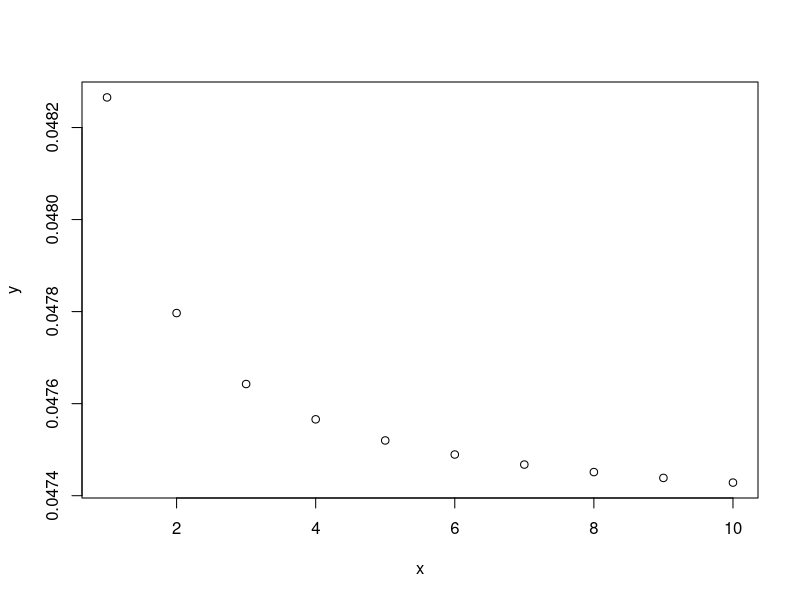
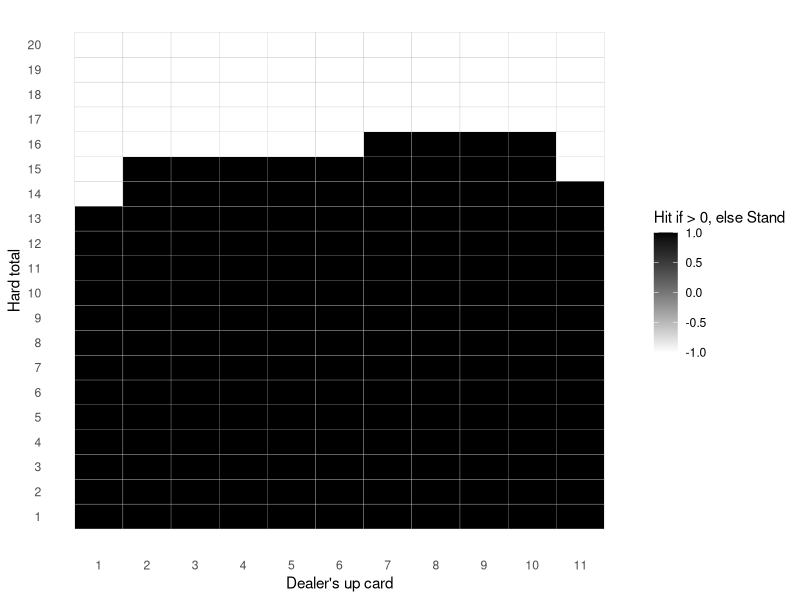

Source code (R) for these figures, in order:
## ---- chunk 1
knitr::opts_chunk$set(echo = TRUE)
## ---- chunk 2
x = 1:10
y = (choose(4*x, 1) * choose(16*x, 1)) / choose(52*x, 2)

plot(x, y)
## ---- chunk 3
# Current face up card of the dealer. Additionally, we assume the dealer has already checked for blackjack on the hole card
dealer_up_card = 10

# The expected sum of the dealer's cards for which to calculate the probability
target_dealer_value = 19

# Total number of decks in the game
# Assumption: The current face up cards (both dealer's and players') currently do neither affect the available cards, nor the probability for each card, that we assume as stated before, 16/52 for each ten-valued card, 4/52 for each non-ten-valued card
num_decks = 1

# If true, the dealer stands if it has a soft 17
soft_stands = FALSE
## ---- chunk 4
# This function computes all possible ordered card extractions that give the expected value
# Note that cards are ordered by their value, so here we're missing possible permutations
# Additionally, no constraints are checked, like available cards, blackjack, dealer stand
find_combinations <- function(values, target) {
  find_recursive <- function(subset, remaining_values, target) {
    # If we reached the target, end the branch here
    if (sum(subset) == target) {
      return(list(subset))
    }
    # If we're above the target, the entire branch is not valid
    if (sum(subset) > target) {
      return(list())
    }
    
    solutions = list()
    
    # Loop for each remaining value
    for (i in seq_along(remaining_values)) {
      new_subset = c(subset, remaining_values[i])
      # Try a branch with this value
      solutions = c(solutions, find_recursive(new_subset, remaining_values[i:length(remaining_values)], target))
    }
    
    return(solutions)
  }
  
  return(find_recursive(c(), values, target))
}

# Helper function that, given some extraction paths (branches) and the amount of each card, returns only the paths that do not exceed the available amount for each card 
remove_paths_exceeding_cards <- function(paths, available_cards) {
  return(Filter(function(path) {
      used_cards = c(rep(0, length(available_cards)))
      
      for(i in path){
          # Ace and 1 are the same card
          index = ifelse(i == 11, 1, i)
          
          used_cards[[index]] = used_cards[[index]] + 1
          
          # If the current card has been used more than the max number of times it is available, then the path is not valid
          if(used_cards[[index]] > available_cards[[index]]){
            return(FALSE)
          }
      }
      
      return(TRUE)
    }, paths))
}
## ---- chunk 5
# First, calculate all possible combinations that give a certain target
possible_cards = 1:11
paths = find_combinations(possible_cards, target_dealer_value - dealer_up_card)


# Then, depending on the number of decks, filter out combinations that exceed the maximum number of each card

# For each deck, we have 4 cards from 1 to 9, and 16 ten-valued cards. Ace counts as value one
available_cards = c(rep(4, 9), 16)* num_decks

valid_paths = remove_paths_exceeding_cards(paths, available_cards)
## ---- chunk 6
# Given a path, returns the corresponding probability for it to occur
calculate_path_probability <- function(path){
  prob = 1
  for(card in path){
    # We said that for any 10-valued card we have a 16/52 probability
    if(card == 10){
      prob = prob * (16/52)
    }
    # And a 4/52 probability for any non-10-valued card
    else{
      prob = prob * (4 / 52)
    }
  }
    
  return(prob)
}

# Given a path, returns the total numbers of its anagrams (without repetition)
count_path_anagrams <- function(path){
  element_occurrences = as.vector(table(path))
  
  return(factorial(length(path)) / prod(factorial(element_occurrences)))
}
## ---- chunk 7
if (!require(combinat)) {
  install.packages("combinat")
}
library(combinat)

# Given some paths, returns a list of lists of all permutations
permut_paths <- function(paths){
  return(Map(function(path){
      if(length(path) == 1){
        return(list(path))
      }
      else{
        return(unique(permn(path)))
      }
    }, paths)
  )
}

calc_probability_exact_dealer_score <- function(dealer_up_card, target_dealer_value, num_decks, cache){
  # Note: the dealer always stands on 17, no matter soft 17
  cache_key = paste(dealer_up_card, target_dealer_value, num_decks, sep = "_")
  if(exists(cache_key, envir = cache)){
    return(get(cache_key, envir = cache))
  }
  
  # If the dealer already has an higher value then the up card, he will surely make a higher score
  if(target_dealer_value < dealer_up_card){
    assign(cache_key, 0, envir = cache)
    return(0)
  }
  
  # Instead, if the dealer already has the up card as the target value,
  # the probability is 1 since he just does not need to pick any card
  if(target_dealer_value == dealer_up_card){
    assign(cache_key, 1, envir = cache)
    return(1)
  }
  
  # For target values < 17, we do not need to consider the rule of standing when scoring 17 or above
  if(target_dealer_value < 17){
    # Calculate all possible combinations for the target value
    possible_cards = 1:11
    paths = find_combinations(possible_cards, target_dealer_value - dealer_up_card)
    
    # Then, filter out combinations that exceed the available cards
    available_cards = c(rep(4, 9), 16)* num_decks
    valid_paths = remove_paths_exceeding_cards(paths, available_cards)
    
    not_1_paths = Filter(function(path){
      return(!any(c(1) %in% path))
    }, valid_paths)
    
    one_paths = Filter(function(path){
      return(any(c(1) %in% path) && length(path) < 7) # To make the computation less heavy, we can ignore paths longer that a certain threshold since their probability would be very low
    }, valid_paths)
    
    one_paths_permuts = unlist(permut_paths(one_paths), recursive = FALSE)
    
    total_probability = 0
    
    for(path in not_1_paths){
      path_probability = calculate_path_probability(path)
      
      path_anagrams_count = count_path_anagrams(path)
      
      # We should prevent blackjacks
      path_anagrams_not_blackjack_count = path_anagrams_count
      if(dealer_up_card == 10 && any(path %in% c(1, 11))){
        first_occ <- which(path %in% c(1, 11))[1]
        
        path_anagrams_not_blackjack_count = path_anagrams_not_blackjack_count - count_path_anagrams(path[-first_occ])
      }
      if(any(dealer_up_card %in% c(1, 11)) && any(path %in% 10)){
        first_occ <- which(path %in% c(10))[1]
        
        path_anagrams_not_blackjack_count = path_anagrams_not_blackjack_count - count_path_anagrams(path[-first_occ])
      }
      
      # print(cat("Given up card ", dealer_up_card, " and target ", target_dealer_value, "and path ", toString(path)," anagram counts are ", path_anagrams_not_blackjack_count))
      
      total_probability = total_probability + path_probability * path_anagrams_not_blackjack_count
    }
    
    valid_one_path_permuts = Filter(function(path){
      # We should prevent blackjacks
      if(dealer_up_card == 10 && path[1] %in% c(1, 11)){
        return(FALSE)
      }
      if(any(dealer_up_card %in% c(1, 11)) && path[1] == 10){
        return(FALSE)
      }
      
      total = dealer_up_card
      
      for(card in path){
        if(card == 1 && total + 11 <= 21){
          # TODO: Forse l'asso può valere 1 se sballa con carte successive
          return(FALSE)
        }
        
        total = total + card
      }
      
      return(TRUE)
    }, one_paths_permuts)
    
    for(path in valid_one_path_permuts){
      total_probability = total_probability + calculate_path_probability(path)
    }
    
    print(cat("Given up card ", dealer_up_card, " to reach ", target_dealer_value, " we have the following not-1 paths: "))
    print(not_1_paths)
    print(cat("Instead, given up card ", dealer_up_card, " to reach ", target_dealer_value, " we have the following 1 paths: "))
    print(valid_one_path_permuts)
    
    assign(cache_key, total_probability, envir = cache)
    return(total_probability)
  }
  else{
    # If instead we hit 17 or above, we need to split the computation:
    # The dealer should reach a score lower than 16, and then hit a single card without busting
    safe_scores = Filter(function(score){
      return(score > 0 && score < 17)
    }, target_dealer_value - 1:11)
    total_probability = 0
    
    # print("Safe scores:")
    # print(safe_scores)
    
    for(score in safe_scores){
        card_difference = target_dealer_value - score
        
        # We also need to ignore the blackjack combination
        is_blackjack = (dealer_up_card == 10 && dealer_up_card == score && card_difference == 11) ||
          (dealer_up_card %in% c(1, 11) && dealer_up_card == score && card_difference == 10)
        
        if(!is_blackjack){
          print(cat("For standing at ", target_dealer_value, " we can reach ", score, " and then pick ", card_difference))
          
          card_probability = if(card_difference == 10) {16/52} else {4/52}
          
          # Here we calculate the probability of obtaining a certain score
          intermediate_score_prob = calc_probability_exact_dealer_score(dealer_up_card, score, num_decks, cache)
          # print(cat("The above has probability ", intermediate_score_prob, " * card_probability "))
          
          
          total_probability = total_probability + intermediate_score_prob * card_probability
        }
        
    }
    
    assign(cache_key, total_probability, envir = cache)
    return(total_probability)
  }
}
## ---- chunk 8
# Sum of current cards o the player
player_score = 18
## ---- chunk 9
calc_probability_player_busting <- function(player_score){
  busting_probability = 0

  # Note that if we pick an ace, we only consider it as a 1
  for(i in 1:10){
    if(player_score + i > 21){
      # We busted with a card i-valued
      # We use the infinite deck theorem to calculate the probability of this i-valued card
      if(i == 10){
        busting_probability = busting_probability + 16/52
      }
      else{
        busting_probability = busting_probability + 4/52
      }
    }
  }
  
  return(busting_probability)
}

busting_probability = calc_probability_player_busting(player_score)
## ---- chunk 10
calc_probability_lose_after_standing <- function(player_score, dealer_up_card, num_decks, cache){
  prob = 0
  
  for(i in (player_score + 1):21){
    if(i >= 17){
      prob = prob + calc_probability_exact_dealer_score(dealer_up_card, i, num_decks, cache)
    }
  }
  
  return(prob)
}

prob_lose_after_standing = calc_probability_lose_after_standing(player_score, dealer_up_card, num_decks, new.env())
prob_lose_after_standing
## ---- chunk 11
calc_probability_lose_after_standing2 <- function(player_score, dealer_up_card, num_decks, cache){
  prob = 0
  
  for(card1 in 2:11){
    card1_prob = if(card1 == 10) {16/52} else {4/52}
    
    is_blackjack = FALSE
    
    if(dealer_up_card == 10 && any(card1 %in% c(1, 11))){
      is_blackjack = TRUE
    }
    if(dealer_up_card %in% c(1, 11) && card1 == 10){
      is_blackjack = TRUE
    }
    
    if(!is_blackjack){
      score = dealer_up_card + card1
      if(score >= 17 && score <= 21 && score > player_score){
        prob = prob + card1_prob
      }
      else{
        if(score > 21 && any(card1 %in% c(1, 11)) && (dealer_up_card + 1) >= 17 && (dealer_up_card + 1) <= 21 && (dealer_up_card + 1) > player_score){
          # 11 is now 1
          prob = prob + card1_prob
        }
        for(card2 in 2:11){
          card2_prob = if(card2 == 10) {16/52} else {4/52}
          
          if((score + card2 >= 17) && (score + card2 <= 21) && score + card2 > player_score){
            prob = prob + card1_prob * card2_prob
          }
          else{
            if((score + card2) > 21 && any(card1 %in% c(1, 11)) && (dealer_up_card + 1 + card2) >= 17 && (dealer_up_card + 1 + card2) <= 21 && (dealer_up_card + 1 + card2) > player_score){
              # card 1 is 11, now 1
              prob = prob + card1_prob * card2_prob
            }
            else{
              if((score + card2) > 21 && any(card2 %in% c(1, 11)) && (dealer_up_card + 1 + card1) >= 17 && (dealer_up_card + 1 + card1) <= 21 && (dealer_up_card + 1 + card1) > player_score){
                # card 2 is 11, now 1
              prob = prob + card1_prob * card2_prob
              }
            }
          }
        }
      }
    }
    
    
  }
  
  return(prob)
}
## ---- chunk 12
# Given a flat list of paths, returns a list consisting in the probability for each path to occur
calculate_paths_probability <- function(paths){
  return(Map(function(cards){
    prob = 1
    for(card in cards){
      # We said that for any 10-valued card we have a 16/52 probability
      if(card == 10){
        prob = prob * (16/52)
      }
      # And a 4/52 probability for any non-10-valued card
      else{
        prob = prob * (4 / 52)
      }
    }
    
    return(prob)
  }, paths))
}

# TODO: Rivedi
calc_probability_lose_after_standing3 <- function(player_score, dealer_up_card, num_decks, cache){
  prob = 0
  
  for(i in (player_score + 1):21){
    if(i >= 17){
      cache_key = paste(player_score, dealer_up_card, i, num_decks, sep = "_")
      if(exists(cache_key, envir = cache)){
        return(get(cache_key, envir = cache))
      }
      
      paths = find_combinations(1:11, i - dealer_up_card)
      valid_paths = Filter(function(path){
        return(length(path) <= 3)
      }, paths)
      
      # Now, generate all the possible permutations, filter out invalid ones, and flatten the results
      permutations = permut_paths(valid_paths)
      flattened_permutations = unlist(permutations, recursive = FALSE)
      
      valid_flattened_permutations = Filter(function(path){
        is_blackjack = FALSE
    
        if(dealer_up_card == 10 && any(path[1] %in% c(1, 11))){
          is_blackjack = TRUE
        }
        if(dealer_up_card %in% c(1, 11) && path[1] == 10){
          is_blackjack = TRUE
        }
        
        if(is_blackjack){
          return(FALSE)
        }
        
        total = dealer_up_card
        for(card in path){
          total = total + card
          
          if(total >= 17 && total != i){
            return(FALSE)
          }
        }
        
        ones_occurrences = sum(path %in% c(1))
        
        if(ones_occurrences > 0){
          total = dealer_up_card
          unmatched_ones = 0
          for(card in path){
            if(card == 1){
              unmatched_ones = unmatched_ones + 1
              total = total + 11
            }
            else{
              total = total + card
            }
            
            if(total >= 17 && total <= 21){
              return(FALSE)
            }
            if(total > 21){
              if(unmatched_ones > 0){
                unmatched_ones = unmatched_ones - 1
              }
              else{
                return(FALSE)
              }
            }
          }
        }
        
        return(TRUE)
        
      }, flattened_permutations)
      
      # print(cat("For target ", i))
      # print(valid_flattened_permutations)
      
      # Calculate the probability for each valid permutation, and sum them
      probability_permutations = calculate_paths_probability(valid_flattened_permutations)
      total_probability = sum(unlist(probability_permutations))
      
      assign(cache_key, total_probability, envir = cache)
      prob = prob + total_probability
    }
  }
  
  return(prob)
}
## ---- chunk 13
calc_probability_lose_after_standing4 <- function(player_score, dealer_up_card, num_decks, cache){
  inner = function(current_score, unmatched_ones, depth){
    if(current_score > 21){
      if(unmatched_ones > 0){
        unmatched_ones = unmatched_ones - 1
        current_score = current_score - 10
      }
      else{
        return(0)
      }
    }
    
    if(current_score > max(16, player_score) && current_score <= 21){
      if(unmatched_ones <= 0){
        return(1)
      }
      else{
        return(0)
      }
    }
    
    if(depth <= 0){
      if((current_score > max(16, player_score) && current_score <= 21) && unmatched_ones <= 0){
        return(1)
      }
      else{
        return(0)
      }
    }
    
    prob = 0
    
    for(card in 1:11){
      is_blackjack = FALSE
    
      if(dealer_up_card == 10 && current_score == dealer_up_card && any(card %in% c(1, 11))){
        is_blackjack = TRUE
      }
      if(dealer_up_card %in% c(1, 11) && current_score == dealer_up_card && card == 10){
        is_blackjack = TRUE
      }
      
      if(!is_blackjack){
        card_prob = if(card == 10) {16/52} else {4/52}
        is_one = if(card == 1) 1 else 0
        
        new_score = current_score + card
        
        if(is_one > 0){
          new_score = current_score + 11
        }
        
        inner_prob = inner(new_score, unmatched_ones + is_one, depth - 1)
        
        if(inner_prob > 0){
          # print(cat(depth, "__", card))
        }
          
        prob = prob + card_prob * inner_prob
      }
    }
    
    return(prob)
  }
  
  return(inner(dealer_up_card, 0, 3))
}
  
## ---- chunk 14
calc_probability_tie_after_standing <- function(player_score, dealer_up_card, num_decks, cache){
  if(player_score < 17){
    return(0)
  }
  
  prob = calc_probability_exact_dealer_score(dealer_up_card, player_score, num_decks, cache)
  
  return(prob)
}

prob_tie_after_standing = calc_probability_tie_after_standing(player_score, dealer_up_card, num_decks, new.env())
prob_tie_after_standing
## ---- chunk 15
prob_win_after_standind = 1 - prob_lose_after_standing - prob_tie_after_standing
prob_win_after_standind
## ---- chunk 16
prob_lose_after_hit = calc_probability_player_busting(player_score)
prob_lose_after_hit
## ---- chunk 17
# We can safely ignore a score of 21 for the player
possible_player_scores = 1:20

possible_dealer_face_up_card = 1:11 # 7:11 works on single core

num_decks = 1
soft_stands = FALSE
## ---- chunk 18
cache = new.env()
decision_matrix = sapply(possible_dealer_face_up_card, function(dealer_up_card){
  return(sapply(possible_player_scores, function(player_score){
    prob_lose_after_standing = calc_probability_lose_after_standing4(player_score, dealer_up_card, num_decks, cache)
  
    prob_lose_after_hit = calc_probability_player_busting(player_score)
    
    return(prob_lose_after_standing - prob_lose_after_hit)
  }))
})

decision_matrix
## ---- chunk 19
if (!require(ggplot2)) {
  install.packages("ggplot2")
}
if (!require(reshape2)) {
  install.packages("reshape2")
}
library(ggplot2)
library(reshape2)

df <- melt(sign(decision_matrix))
colnames(df) <- c("Y", "X", "Value")

# 
ggplot(df, aes(x = X, y = Y, fill = Value)) +
  geom_tile(color = "grey") +                       # Crea le celle con bordi bianchi
  scale_fill_gradientn(colors = c("white", "black"), # Scala colore da nero a bianco
                       values = c(0, 1),             # Mappa 0 (nero) e valori positivi (bianco)
                       limits = c(-1, 1)) +          # Imposta i limiti della scala dei colori
  #scale_y_reverse() +                                # Inverte l'asse Y per un aspetto simile a una matrice
  scale_x_continuous(breaks = 1:ncol(decision_matrix), labels = possible_dealer_face_up_card) +  # Mostra tutte le colonne
  scale_y_continuous(breaks = 1:nrow(decision_matrix), labels = possible_player_scores) +  # Mostra tutte le righe
  theme_minimal() +
  labs(x = "Dealer's up card", y = "Hard total", fill = "Hit if > 0, else Stand") + # Aggiunge etichette
  theme(panel.grid = element_blank())                # Rimuove la griglia di sfondo
